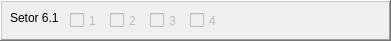
      <widget class="QFrame" name="frame_27">
       <property name="geometry">
        <rect>
         <x>450</x>
         <y>290</y>
         <width>391</width>
         <height>41</height>
        </rect>
       </property>
       <property name="frameShape">
        <enum>QFrame::WinPanel</enum>
       </property>
       <property name="frameShadow">
        <enum>QFrame::Raised</enum>
       </property>
       <widget class="QCheckBox" name="cb611">
        <property name="enabled">
         <bool>false</bool>
        </property>
        <property name="geometry">
         <rect>
          <x>70</x>
          <y>10</y>
          <width>41</width>
          <height>21</height>
         </rect>
        </property>
        <property name="text">
         <string>1</string>
        </property>
       </widget>
       <widget class="QCheckBox" name="cb612">
        <property name="enabled">
         <bool>false</bool>
        </property>
        <property name="geometry">
         <rect>
          <x>110</x>
          <y>10</y>
          <width>41</width>
          <height>21</height>
         </rect>
        </property>
        <property name="text">
         <string>2</string>
        </property>
       </widget>
       <widget class="QLabel" name="label_34">
        <property name="geometry">
         <rect>
          <x>10</x>
          <y>10</y>
          <width>58</width>
          <height>16</height>
         </rect>
        </property>
        <property name="text">
         <string>Setor 6.1</string>
        </property>
       </widget>
       <widget class="QCheckBox" name="cb613">
        <property name="enabled">
         <bool>false</bool>
        </property>
        <property name="geometry">
         <rect>
          <x>150</x>
          <y>10</y>
          <width>41</width>
          <height>21</height>
         </rect>
        </property>
        <property name="text">
         <string>3</string>
        </property>
       </widget>
       <widget class="QCheckBox" name="cb614">
        <property name="enabled">
         <bool>false</bool>
        </property>
        <property name="geometry">
         <rect>
          <x>190</x>
          <y>10</y>
          <width>41</width>
          <height>21</height>
         </rect>
        </property>
        <property name="text">
         <string>4</string>
        </property>
       </widget>
       <widget class="QFrame" name="frame_29">
        <property name="geometry">
         <rect>
          <x>460</x>
          <y>0</y>
          <width>391</width>
          <height>41</height>
         </rect>
        </property>
        <property name="frameShape">
         <enum>QFrame::WinPanel</enum>
        </property>
        <property name="frameShadow">
         <enum>QFrame::Raised</enum>
        </property>
        <widget class="QCheckBox" name="checkBox_233">
         <property name="geometry">
          <rect>
           <x>70</x>
           <y>10</y>
           <width>41</width>
           <height>21</height>
          </rect>
         </property>
         <property name="text">
          <string>1</string>
         </property>
        </widget>
        <widget class="QCheckBox" name="checkBox_234">
         <property name="geometry">
          <rect>
           <x>110</x>
           <y>10</y>
           <width>41</width>
           <height>21</height>
          </rect>
         </property>
         <property name="text">
          <string>2</string>
         </property>
        </widget>
        <widget class="QLabel" name="label_35">
         <property name="geometry">
          <rect>
           <x>10</x>
           <y>10</y>
           <width>58</width>
           <height>16</height>
          </rect>
         </property>
         <property name="text">
          <string>Setor 1.1</string>
         </property>
        </widget>
        <widget class="QCheckBox" name="checkBox_235">
         <property name="geometry">
          <rect>
           <x>150</x>
           <y>10</y>
           <width>41</width>
           <height>21</height>
          </rect>
         </property>
         <property name="text">
          <string>3</string>
         </property>
        </widget>
        <widget class="QCheckBox" name="checkBox_236">
         <property name="geometry">
          <rect>
           <x>190</x>
           <y>10</y>
           <width>41</width>
           <height>21</height>
          </rect>
         </property>
         <property name="text">
          <string>4</string>
         </property>
        </widget>
        <widget class="QCheckBox" name="checkBox_237">
         <property name="geometry">
          <rect>
           <x>230</x>
           <y>10</y>
           <width>41</width>
           <height>21</height>
          </rect>
         </property>
         <property name="text">
          <string>5</string>
         </property>
        </widget>
        <widget class="QCheckBox" name="checkBox_238">
         <property name="geometry">
          <rect>
           <x>270</x>
           <y>10</y>
           <width>41</width>
           <height>21</height>
          </rect>
         </property>
         <property name="text">
          <string>6</string>
         </property>
        </widget>
        <widget class="QCheckBox" name="checkBox_239">
         <property name="geometry">
          <rect>
           <x>310</x>
           <y>10</y>
           <width>41</width>
           <height>21</height>
          </rect>
         </property>
         <property name="text">
          <string>7</string>
         </property>
        </widget>
        <widget class="QCheckBox" name="checkBox_240">
         <property name="geometry">
          <rect>
           <x>350</x>
           <y>10</y>
           <width>41</width>
           <height>21</height>
          </rect>
         </property>
         <property name="text">
          <string>8</string>
         </property>
        </widget>
       </widget>
      </widget>
